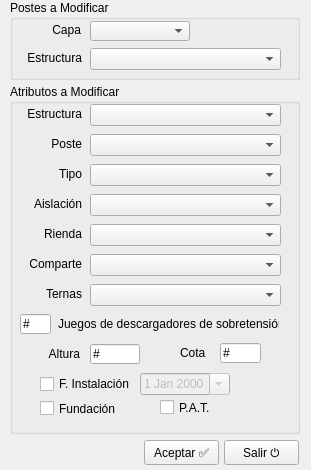
<?xml version="1.0" encoding="UTF-8"?>
<ui version="4.0">
 <class>Form</class>
 <widget class="QWidget" name="Form">
  <property name="windowModality">
   <enum>Qt::ApplicationModal</enum>
  </property>
  <property name="geometry">
   <rect>
    <x>0</x>
    <y>0</y>
    <width>311</width>
    <height>470</height>
   </rect>
  </property>
  <property name="windowTitle">
   <string>Actualizar Datos</string>
  </property>
  <property name="inputMethodHints">
   <set>Qt::ImhNone</set>
  </property>
  <widget class="QPushButton" name="cmdAceptar">
   <property name="geometry">
    <rect>
     <x>144</x>
     <y>440</y>
     <width>75</width>
     <height>25</height>
    </rect>
   </property>
   <property name="text">
    <string>Aceptar ✅</string>
   </property>
   <property name="shortcut">
    <string>Return</string>
   </property>
  </widget>
  <widget class="QLabel" name="lblSubzona">
   <property name="geometry">
    <rect>
     <x>330</x>
     <y>352</y>
     <width>91</width>
     <height>20</height>
    </rect>
   </property>
   <property name="frameShape">
    <enum>QFrame::NoFrame</enum>
   </property>
   <property name="text">
    <string/>
   </property>
   <property name="alignment">
    <set>Qt::AlignLeading|Qt::AlignLeft|Qt::AlignVCenter</set>
   </property>
  </widget>
  <widget class="QPushButton" name="cmdSalir">
   <property name="geometry">
    <rect>
     <x>224</x>
     <y>440</y>
     <width>75</width>
     <height>25</height>
    </rect>
   </property>
   <property name="text">
    <string>Salir ⏻</string>
   </property>
   <property name="shortcut">
    <string>Esc</string>
   </property>
  </widget>
  <widget class="QGroupBox" name="groupBox">
   <property name="geometry">
    <rect>
     <x>10</x>
     <y>0</y>
     <width>290</width>
     <height>80</height>
    </rect>
   </property>
   <property name="title">
    <string>Postes a Modificar</string>
   </property>
   <widget class="QComboBox" name="cmbCapa">
    <property name="geometry">
     <rect>
      <x>80</x>
      <y>21</y>
      <width>100</width>
      <height>20</height>
     </rect>
    </property>
   </widget>
   <widget class="QLabel" name="label_5">
    <property name="geometry">
     <rect>
      <x>40</x>
      <y>20</y>
      <width>31</width>
      <height>20</height>
     </rect>
    </property>
    <property name="text">
     <string>Capa</string>
    </property>
    <property name="alignment">
     <set>Qt::AlignRight|Qt::AlignTrailing|Qt::AlignVCenter</set>
    </property>
   </widget>
   <widget class="QComboBox" name="cmbEstructura">
    <property name="geometry">
     <rect>
      <x>80</x>
      <y>48</y>
      <width>191</width>
      <height>22</height>
     </rect>
    </property>
   </widget>
   <widget class="QLabel" name="label_6">
    <property name="geometry">
     <rect>
      <x>1</x>
      <y>50</y>
      <width>71</width>
      <height>16</height>
     </rect>
    </property>
    <property name="text">
     <string>Estructura</string>
    </property>
    <property name="alignment">
     <set>Qt::AlignRight|Qt::AlignTrailing|Qt::AlignVCenter</set>
    </property>
   </widget>
  </widget>
  <widget class="QGroupBox" name="groupBox_2">
   <property name="geometry">
    <rect>
     <x>10</x>
     <y>84</y>
     <width>290</width>
     <height>350</height>
    </rect>
   </property>
   <property name="title">
    <string>Atributos a Modificar</string>
   </property>
   <widget class="QComboBox" name="cmbTernas">
    <property name="geometry">
     <rect>
      <x>80</x>
      <y>200</y>
      <width>191</width>
      <height>22</height>
     </rect>
    </property>
   </widget>
   <widget class="QComboBox" name="cmbRienda">
    <property name="geometry">
     <rect>
      <x>80</x>
      <y>140</y>
      <width>191</width>
      <height>22</height>
     </rect>
    </property>
   </widget>
   <widget class="QComboBox" name="cmbAislacion">
    <property name="geometry">
     <rect>
      <x>80</x>
      <y>110</y>
      <width>191</width>
      <height>22</height>
     </rect>
    </property>
   </widget>
   <widget class="QComboBox" name="cmbComparte">
    <property name="geometry">
     <rect>
      <x>80</x>
      <y>170</y>
      <width>191</width>
      <height>22</height>
     </rect>
    </property>
   </widget>
   <widget class="QCheckBox" name="chkFundacion">
    <property name="geometry">
     <rect>
      <x>30</x>
      <y>316</y>
      <width>91</width>
      <height>17</height>
     </rect>
    </property>
    <property name="text">
     <string>Fundación</string>
    </property>
    <property name="checked">
     <bool>false</bool>
    </property>
    <property name="tristate">
     <bool>true</bool>
    </property>
   </widget>
   <widget class="QComboBox" name="cmbNuevaEstructura">
    <property name="geometry">
     <rect>
      <x>80</x>
      <y>20</y>
      <width>191</width>
      <height>22</height>
     </rect>
    </property>
   </widget>
   <widget class="QDateEdit" name="datInstalacion">
    <property name="enabled">
     <bool>false</bool>
    </property>
    <property name="geometry">
     <rect>
      <x>130</x>
      <y>289</y>
      <width>90</width>
      <height>22</height>
     </rect>
    </property>
    <property name="calendarPopup">
     <bool>true</bool>
    </property>
   </widget>
   <widget class="QCheckBox" name="chkInstalacion">
    <property name="geometry">
     <rect>
      <x>30</x>
      <y>290</y>
      <width>90</width>
      <height>20</height>
     </rect>
    </property>
    <property name="text">
     <string>F. Instalación</string>
    </property>
    <property name="tristate">
     <bool>false</bool>
    </property>
   </widget>
   <widget class="QLabel" name="label_9">
    <property name="geometry">
     <rect>
      <x>170</x>
      <y>261</y>
      <width>30</width>
      <height>16</height>
     </rect>
    </property>
    <property name="text">
     <string>Cota</string>
    </property>
   </widget>
   <widget class="QLineEdit" name="txtAltura">
    <property name="geometry">
     <rect>
      <x>80</x>
      <y>260</y>
      <width>50</width>
      <height>20</height>
     </rect>
    </property>
    <property name="text">
     <string>#</string>
    </property>
   </widget>
   <widget class="QLabel" name="label_14">
    <property name="geometry">
     <rect>
      <x>1</x>
      <y>142</y>
      <width>71</width>
      <height>16</height>
     </rect>
    </property>
    <property name="text">
     <string>Rienda</string>
    </property>
    <property name="alignment">
     <set>Qt::AlignRight|Qt::AlignTrailing|Qt::AlignVCenter</set>
    </property>
   </widget>
   <widget class="QCheckBox" name="chkPat">
    <property name="geometry">
     <rect>
      <x>150</x>
      <y>315</y>
      <width>61</width>
      <height>17</height>
     </rect>
    </property>
    <property name="text">
     <string>P.A.T.</string>
    </property>
    <property name="checked">
     <bool>false</bool>
    </property>
    <property name="tristate">
     <bool>true</bool>
    </property>
   </widget>
   <widget class="QLabel" name="label_7">
    <property name="geometry">
     <rect>
      <x>48</x>
      <y>230</y>
      <width>221</width>
      <height>20</height>
     </rect>
    </property>
    <property name="text">
     <string>Juegos de descargadores de sobretensión</string>
    </property>
   </widget>
   <widget class="QLineEdit" name="txtCota">
    <property name="geometry">
     <rect>
      <x>210</x>
      <y>259</y>
      <width>41</width>
      <height>20</height>
     </rect>
    </property>
    <property name="text">
     <string>#</string>
    </property>
   </widget>
   <widget class="QLabel" name="label_17">
    <property name="geometry">
     <rect>
      <x>10</x>
      <y>262</y>
      <width>60</width>
      <height>16</height>
     </rect>
    </property>
    <property name="text">
     <string>Altura</string>
    </property>
    <property name="alignment">
     <set>Qt::AlignRight|Qt::AlignTrailing|Qt::AlignVCenter</set>
    </property>
   </widget>
   <widget class="QComboBox" name="cmbTipo">
    <property name="geometry">
     <rect>
      <x>80</x>
      <y>80</y>
      <width>191</width>
      <height>22</height>
     </rect>
    </property>
   </widget>
   <widget class="QComboBox" name="cmbPoste">
    <property name="geometry">
     <rect>
      <x>80</x>
      <y>50</y>
      <width>191</width>
      <height>22</height>
     </rect>
    </property>
   </widget>
   <widget class="QLineEdit" name="txtDescargadores">
    <property name="geometry">
     <rect>
      <x>10</x>
      <y>230</y>
      <width>31</width>
      <height>20</height>
     </rect>
    </property>
    <property name="text">
     <string>#</string>
    </property>
   </widget>
   <widget class="QLabel" name="label_4">
    <property name="geometry">
     <rect>
      <x>1</x>
      <y>52</y>
      <width>71</width>
      <height>16</height>
     </rect>
    </property>
    <property name="text">
     <string>Poste</string>
    </property>
    <property name="alignment">
     <set>Qt::AlignRight|Qt::AlignTrailing|Qt::AlignVCenter</set>
    </property>
   </widget>
   <widget class="QLabel" name="label_12">
    <property name="geometry">
     <rect>
      <x>1</x>
      <y>82</y>
      <width>71</width>
      <height>16</height>
     </rect>
    </property>
    <property name="text">
     <string>Tipo</string>
    </property>
    <property name="alignment">
     <set>Qt::AlignRight|Qt::AlignTrailing|Qt::AlignVCenter</set>
    </property>
   </widget>
   <widget class="QLabel" name="label_15">
    <property name="geometry">
     <rect>
      <x>1</x>
      <y>172</y>
      <width>71</width>
      <height>16</height>
     </rect>
    </property>
    <property name="text">
     <string>Comparte</string>
    </property>
    <property name="alignment">
     <set>Qt::AlignRight|Qt::AlignTrailing|Qt::AlignVCenter</set>
    </property>
   </widget>
   <widget class="QLabel" name="label_16">
    <property name="geometry">
     <rect>
      <x>1</x>
      <y>202</y>
      <width>71</width>
      <height>16</height>
     </rect>
    </property>
    <property name="text">
     <string>Ternas</string>
    </property>
    <property name="alignment">
     <set>Qt::AlignRight|Qt::AlignTrailing|Qt::AlignVCenter</set>
    </property>
   </widget>
   <widget class="QLabel" name="label_13">
    <property name="geometry">
     <rect>
      <x>1</x>
      <y>112</y>
      <width>71</width>
      <height>16</height>
     </rect>
    </property>
    <property name="text">
     <string>Aislación</string>
    </property>
    <property name="alignment">
     <set>Qt::AlignRight|Qt::AlignTrailing|Qt::AlignVCenter</set>
    </property>
   </widget>
   <widget class="QLabel" name="label_3">
    <property name="geometry">
     <rect>
      <x>1</x>
      <y>22</y>
      <width>71</width>
      <height>16</height>
     </rect>
    </property>
    <property name="text">
     <string>Estructura</string>
    </property>
    <property name="alignment">
     <set>Qt::AlignRight|Qt::AlignTrailing|Qt::AlignVCenter</set>
    </property>
   </widget>
  </widget>
 </widget>
 <resources/>
 <connections/>
</ui>
